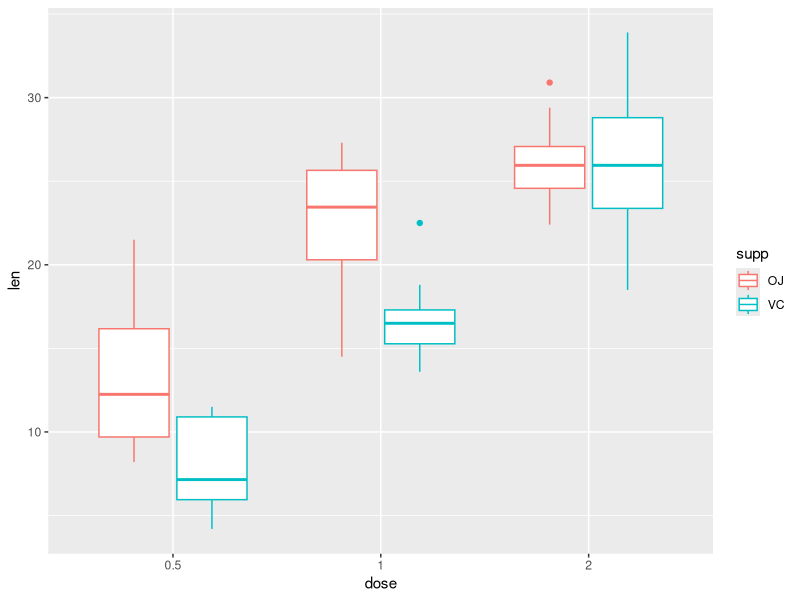

Recreate this plot in R.


#CHAPTER 7: ADVANCED STATISTICAL ANALYSIS 

library(tidyverse)


#Multilevel Analyses 

#Simulating example stroop task data 

set.seed(1000)
stroop_dat <- tibble(
  subject = seq(1:60),
  congruent = rnorm(mean = 400, sd = 30, n = 60),
  incongruent = congruent + rnorm(mean = 60, sd = 10, n = 60),
  neutral = congruent + rnorm(mean = 30, sd = 10, n = 60)
) %>%
  gather(key = cond, value = reaction_time, 2:4) %>% 
  mutate(
    cond = as.factor(cond),
    log_RT = log(reaction_time)
  )

str(stroop_dat)


#simulating data for drug intervention on blood oxygen levels 

# set parameters
set.seed(1000)
means <- rep(c(80, 80, 100), 100)
sds <- rep(c(5, 5, 7), 100)

# simulate data
cond <- rep(c("control", "drug_one", "drug_two"), 100)
subject <- seq(1:300)

smoking_dat <- tibble(
  subject = subject,
  cond = as.factor(cond),
  outcome = rnorm(n = 300, mean = means, sd = sds)
)


#Preparation of Data 

#looking at the factors of a variable 
levels(stroop_dat$cond)
smoking_dat$cond %>% levels()

#If your data is not stored as a factor you can convert it using:
#as.factor() or 
#factor() 
#data <- as.factor(data$factor) 


#Contrast Matrices 

#We can see how we specify our contrasts for our tests by using:
#contrasts() function on any factors 

#make data 2 levels and convert condition to a factor 
stroop_subset <- stroop_dat %>% 
  filter(cond %in% c("congruent", "incongruent")) %>% 
  mutate(cond = factor(cond))

str(stroop_subset)

#see your contrasts 
contrasts(stroop_subset$cond)

#from our contrasts matrix we see that the congruent condition is assigned 1 
#and the incongruent condition is assigned 0. 
#This means our intercept in our linear model is the congruent condition. 
#Remember, in a linear model the intercept is the point on the y-axis where x = 0 


#Fitting a linear model 

lm(log_RT ~ cond, stroop_subset) %>% summary() 

## 
## Call:
## lm(formula = log_RT ~ cond, data = stroop_subset)
## 
## Residuals:
##      Min       1Q   Median       3Q      Max 
## -0.15379 -0.04888  0.00581  0.03781  0.19539 
## 
## Coefficients:
##                 Estimate Std. Error t value Pr(>|t|)    
## (Intercept)     5.978613   0.009196  650.14   <2e-16 ***
## condincongruent 0.145808   0.013005   11.21   <2e-16 ***
## ---
## Signif. codes:  0 '***' 0.001 '**' 0.01 '*' 0.05 '.' 0.1 ' ' 1
## 
## Residual standard error: 0.07123 on 118 degrees of freedom
## Multiple R-squared:  0.5158, Adjusted R-squared:  0.5117 
## F-statistic: 125.7 on 1 and 118 DF,  p-value: < 2.2e-16


#We see that our parameter estimate for the intercept is 5.979 
#being in the congruent condition adds .145 to the intercept value. 
#That sums to 6.124, we can check this against our mean score. 

stroop_subset %>% 
  group_by(cond) %>% 
  summarise(mean = mean(log_RT))


#Changing our contrasts 
contrasts(stroop_subset$cond) <- contr.sum
contrasts(stroop_subset$cond) 

#refitting our model 
lm(log_RT ~ cond, stroop_subset) %>% summary()

#the intercept now equals the mean across conditions 
#checking that
stroop_subset %>% summarize(mean = mean(log_RT))


#Multilevel Regression 

#Contrasts with three levels of data 

contrasts(stroop_dat$cond)
#since congruent sums to 0, this will be our intercept 

lm(log_RT ~ cond, data = stroop_dat) %>% summary()


## Call:
## lm(formula = log_RT ~ cond, data = stroop_dat)
## 
## Residuals:
##       Min        1Q    Median        3Q       Max 
## -0.180561 -0.052211  0.002842  0.042382  0.195386 
## 
## Coefficients:
##                 Estimate Std. Error t value Pr(>|t|)    
## (Intercept)     5.978613   0.009308 642.314  < 2e-16 ***
## condincongruent 0.145808   0.013163  11.077  < 2e-16 ***
## condneutral     0.073206   0.013163   5.561 9.74e-08 ***
## ---
## Signif. codes:  0 '***' 0.001 '**' 0.01 '*' 0.05 '.' 0.1 ' ' 1
## 
## Residual standard error: 0.0721 on 177 degrees of freedom
## Multiple R-squared:  0.4094, Adjusted R-squared:  0.4027 
## F-statistic: 61.35 on 2 and 177 DF,  p-value: < 2.2e-16


#Checking how these parameters correspond to our means for each group 

stroop_dat %>% group_by(cond) %>% 
  summarize(mean = mean(log_RT))

##   cond         mean
##   <fct>       <dbl>
## 1 congruent    5.98
## 2 incongruent  6.12
## 3 neutral      6.05


#Sum coded effects (changing the contrast)
contrasts(stroop_dat$cond) <- contr.sum
contrasts(stroop_dat$cond)


lm(log_RT ~ cond, data = stroop_dat) %>% summary
#Now the intercept has changed and the congruent and incongruet conditions
#are considered against the grand mean across levels. 
stroop_dat %>% summarise(mean = mean(log_RT))
##    mean
##   <dbl>
## 1  6.05


#Regardless of how you edit your contrasts to see what is compared, 
#it does not change the results. It just changes how you see the results. 

#Using a treatment condition coding 
contrasts(stroop_dat$cond) <- contr.treatment
stroop_dat$cond <- factor(stroop_dat$cond, levels = c("neutral", "congruent", "incongruent"))

contrasts(stroop_dat$cond)

lm(log_RT ~ cond, data = stroop_dat) %>% summary

## Call:
## lm(formula = log_RT ~ cond, data = stroop_dat)
## 
## Residuals:
##       Min        1Q    Median        3Q       Max 
## -0.180561 -0.052211  0.002842  0.042382  0.195386 
## 
## Coefficients:
##                  Estimate Std. Error t value Pr(>|t|)    
## (Intercept)      6.051819   0.009308 650.179  < 2e-16 ***
## condcongruent   -0.073206   0.013163  -5.561 9.74e-08 ***
## condincongruent  0.072602   0.013163   5.515 1.22e-07 ***
## ---
## Signif. codes:  0 '***' 0.001 '**' 0.01 '*' 0.05 '.' 0.1 ' ' 1
## 
## Residual standard error: 0.0721 on 177 degrees of freedom
## Multiple R-squared:  0.4094, Adjusted R-squared:  0.4027 
## F-statistic: 61.35 on 2 and 177 DF,  p-value: < 2.2e-16


#This happens to be very similar to the grand mean. 
#But it is really focusing in on the neutral condition, which happens to be
#really close to the grand mean. 


#Multilevel ANOVA 

stroop_aov <- aov(log_RT ~ cond, data = stroop_dat)
summary(stroop_aov)

##              Df Sum Sq Mean Sq F value Pr(>F)    
## cond          2 0.6378  0.3189   61.35 <2e-16 ***
## Residuals   177 0.9201  0.0052                   
## ---
## Signif. codes:  0 '***' 0.001 '**' 0.01 '*' 0.05 '.' 0.1 ' ' 1


#Now our model corresponds to the model output that we got using the lm() 
#the F, df, and p-values are the same! 
#This is because the aov() function is simplya wrapper for our linear model 
#that gives us main effects. 
#Under the hood, aov() is just lm(), only without the additional model 
#coefficients from the lm() 


#If we have already fitted a model using the aov() function, but want the 
#model coefficients, we can use a different type of summary 
summary.lm(stroop_aov)

## Call:
## aov(formula = log_RT ~ cond, data = stroop_dat)
## 
## Residuals:
##       Min        1Q    Median        3Q       Max 
## -0.180561 -0.052211  0.002842  0.042382  0.195386 
## 
## Coefficients:
##                  Estimate Std. Error t value Pr(>|t|)    
## (Intercept)      6.051819   0.009308 650.179  < 2e-16 ***
## condcongruent   -0.073206   0.013163  -5.561 9.74e-08 ***
## condincongruent  0.072602   0.013163   5.515 1.22e-07 ***
## ---
## Signif. codes:  0 '***' 0.001 '**' 0.01 '*' 0.05 '.' 0.1 ' ' 1
## 
## Residual standard error: 0.0721 on 177 degrees of freedom
## Multiple R-squared:  0.4094, Adjusted R-squared:  0.4027 
## F-statistic: 61.35 on 2 and 177 DF,  p-value: < 2.2e-16


#Contrasts coding becomes more important as we fit more factors in our models. 


#Multiple Contrasts 

smoking_lm <- lm(outcome ~ cond, data = smoking_dat)
summary(smoking_lm)

## lm(formula = outcome ~ cond, data = smoking_dat)
## 
## Residuals:
##      Min       1Q   Median       3Q      Max 
## -15.7906  -3.1192   0.0561   3.1747  18.4927 
## 
## Coefficients:
##              Estimate Std. Error t value Pr(>|t|)    
## (Intercept)   79.6866     0.5508 144.670   <2e-16 ***
## conddrug_one   0.7748     0.7790   0.995    0.321    
## conddrug_two  20.5112     0.7790  26.331   <2e-16 ***
## ---
## Signif. codes:  0 '***' 0.001 '**' 0.01 '*' 0.05 '.' 0.1 ' ' 1
## 
## Residual standard error: 5.508 on 297 degrees of freedom
## Multiple R-squared:   0.75,  Adjusted R-squared:  0.7483 
## F-statistic: 445.4 on 2 and 297 DF,  p-value: < 2.2e-16

#Checking means 
smoking_dat %>% group_by(cond) %>% 
  summarize(mean = mean(outcome))


#Here the two drug conditions are compared against the intercept for the 
#placebo condition. 
#What if we want to consider the effectiveness of the two drugs against one-another? 

#Two Options: 
#(1) Relevel your factor so that you can compare drug_ong to drug_two
#i.e set drug_one as the intercept 
#(2) Calculate the differences in the parameter estimates for the two rows in the table 

#The first option is easiest if we only have a few levels in a factor. 
#Second is handy if we have lots of levels, but requires us to specify a complex 
#contrast matrix 


#First Option 
smoking_dat$cond <- factor(smoking_dat$cond, levels = c("drug_one", "drug_two", "control"))
smoking_lm2 <- lm(outcome ~ cond, data = smoking_dat)
summary(smoking_lm2)

## lm(formula = outcome ~ cond, data = smoking_dat)
## 
## Residuals:
##      Min       1Q   Median       3Q      Max 
## -15.7906  -3.1192   0.0561   3.1747  18.4927 
## 
## Coefficients:
##              Estimate Std. Error t value Pr(>|t|)    
## (Intercept)   80.4614     0.5508 146.077   <2e-16 ***
## conddrug_two  19.7364     0.7790  25.337   <2e-16 ***
## condcontrol   -0.7748     0.7790  -0.995    0.321    
## ---
## Signif. codes:  0 '***' 0.001 '**' 0.01 '*' 0.05 '.' 0.1 ' ' 1
## 
## Residual standard error: 5.508 on 297 degrees of freedom
## Multiple R-squared:   0.75,  Adjusted R-squared:  0.7483 
## F-statistic: 445.4 on 2 and 297 DF,  p-value: < 2.2e-16

#Now our intercept is drug_one and the parameter estimate for conddrug_two
#is the difference between drug one and drug two. 


#For more complex cases with several levels there are helper packages 
#such as multcomp which allows you to specify a contrast matrix and conduct
#multiple comparisons on your model (don't get into that here)



#Multifactorial Analyses 

#Data set 
# DV = tooth length 
# supplement type (2 levels)
# dose (3 levels) 

# load the data
data("ToothGrowth")

# convert to tibble and make dose a factor
tooth <- ToothGrowth %>%
  mutate(dose = factor(dose)) %>%
  as.tibble()

# see the output
tooth


#Checking our contrasts 
contrasts(tooth$supp) 
contrasts(tooth$dose)

#Interested in the main effects and interaction of both factors 
tooth_aov <- aov(len ~ supp * dose, data = tooth)
summary(tooth_aov)

##             Df Sum Sq Mean Sq F value   Pr(>F)    
## supp         1  205.4   205.4  15.572 0.000231 ***
## dose         2 2426.4  1213.2  92.000  < 2e-16 ***
## supp:dose    2  108.3    54.2   4.107 0.021860 *  
## Residuals   54  712.1    13.2                     
## ---
## Signif. codes:  0 '***' 0.001 '**' 0.01 '*' 0.05 '.' 0.1 ' ' 1


#Checking with a boxplot 

ggplot(data = tooth, mapping = aes(x = dose, y = len, colour = supp)) +
  geom_boxplot()


#Multiple follow-up comparisons using Tukey Honest Significant Difference 

TukeyHSD(tooth_aov, conf.level = 0.95)

## Fit: aov(formula = len ~ supp * dose, data = tooth)
## 
## $supp
##       diff       lwr       upr     p adj
## VC-OJ -3.7 -5.579828 -1.820172 0.0002312
## 
## $dose
##         diff       lwr       upr   p adj
## 1-0.5  9.130  6.362488 11.897512 0.0e+00
## 2-0.5 15.495 12.727488 18.262512 0.0e+00
## 2-1    6.365  3.597488  9.132512 2.7e-06
## 
## $`supp:dose`
##                diff        lwr        upr     p adj
## VC:0.5-OJ:0.5 -5.25 -10.048124 -0.4518762 0.0242521
## OJ:1-OJ:0.5    9.47   4.671876 14.2681238 0.0000046
## VC:1-OJ:0.5    3.54  -1.258124  8.3381238 0.2640208
## OJ:2-OJ:0.5   12.83   8.031876 17.6281238 0.0000000
## VC:2-OJ:0.5   12.91   8.111876 17.7081238 0.0000000
## OJ:1-VC:0.5   14.72   9.921876 19.5181238 0.0000000
## VC:1-VC:0.5    8.79   3.991876 13.5881238 0.0000210
## OJ:2-VC:0.5   18.08  13.281876 22.8781238 0.0000000
## VC:2-VC:0.5   18.16  13.361876 22.9581238 0.0000000
## VC:1-OJ:1     -5.93 -10.728124 -1.1318762 0.0073930
## OJ:2-OJ:1      3.36  -1.438124  8.1581238 0.3187361
## VC:2-OJ:1      3.44  -1.358124  8.2381238 0.2936430
## OJ:2-VC:1      9.29   4.491876 14.0881238 0.0000069
## VC:2-VC:1      9.37   4.571876 14.1681238 0.0000058
## VC:2-OJ:2      0.08  -4.718124  4.8781238 1.0000000

#We have a lot of output here so we can remedy this by saving the output 
#to an object and selecting only the relevant information. 


tukey_aov <- TukeyHSD(tooth_aov, conf.level = 0.95)
tukey_aov$`supp:dose`



#Multiple Regression 

#Three-Level Factors 
#See whether there's a main effect or interaction for 3 level factors 
#simply run an ANOVA. Comparisons for lm() become more difficult when we 
#have factors with more than 2 levels. 

#It becomes more difficult because we have to construct some numeric variables 
#for these factors, and then perform several different comparisons. 

# code new centered variables
tooth$supp_dev <- (tooth$supp == "VC") - mean(tooth$supp == "VC")
tooth$dose_dev_one <- (tooth$dose == "0.5") - mean(tooth$dose == "0.5")
tooth$dose_dev_two <- (tooth$dose == "1") - mean(tooth$dose == "1")

# inspect changes
head(tooth)

#The above centering is called Deviation Coding 
#similar to sum coding, but the parameter esimate and SE are half as large 


tooth_lm_full <- lm(len ~ supp_dev * (dose_dev_one + dose_dev_two), data = tooth)

#Constructing a reduced model, and use anove() to compare the two models against eachother 

tooth_lm_reduced <- lm(len ~ supp_dev + (dose_dev_one + dose_dev_two), data = tooth)
anova(tooth_lm_full, tooth_lm_reduced)

## 
## Model 1: len ~ supp_dev * (dose_dev_one + dose_dev_two)
## Model 2: len ~ supp_dev + (dose_dev_one + dose_dev_two)
##   Res.Df    RSS Df Sum of Sq     F  Pr(>F)  
## 1     54 712.11                             
## 2     56 820.43 -2   -108.32 4.107 0.02186 *
## ---
## Signif. codes:  0 '***' 0.001 '**' 0.01 '*' 0.05 '.' 0.1 ' ' 1

#This checks for how much variance is explained by each model 
#The interaction term in our model makes a sign contribution to the variance 
#This indicates that there's an interaction in our model and we should explore this. 

#A quick and easy way to do so is to run a number of t-tests or linear models
#on subsets of data. Adjusting for the p-values when necessary. 

#You can achieve this by creating a new column which combines two factors 

# create combined factor column
tooth$interact <- interaction(tooth$supp, tooth$dose)

# check levels of our new factor
levels(tooth$interact)


#Then we simply use the pairwise.t.test() function 

pairwise.t.test(tooth$len, tooth$interact)

##  Pairwise comparisons using t tests with pooled SD 
## 
## data:  tooth$len and tooth$interact 
## 
##        OJ.0.5  VC.0.5  OJ.1   VC.1    OJ.2  
## VC.0.5 0.0105  -       -      -       -     
## OJ.1   3.2e-06 2.6e-11 -      -       -     
## VC.1   0.1346  1.0e-05 0.0035 -       -     
## OJ.2   1.6e-09 1.9e-14 0.1346 3.8e-06 -     
## VC.2   1.4e-09 1.7e-14 0.1346 3.6e-06 0.9609
## 
## P value adjustment method: holm


#Two-Level Factors 

#Subsetting our data to only 2 levels for dose 
tooth_sub <- tooth %>% 
  dplyr::select(1 : 3) %>%
  filter(dose %in% c(0.5, 1)) %>%
  mutate(dose = factor(dose))

#Checking contrasts
contrasts(tooth_sub$supp)
contrasts(tooth_sub$dose)

#Making them sum coded contrasts (so we can get main effects)
contrasts(tooth_sub$supp) <- contr.sum
contrasts(tooth_sub$dose) <- contr.sum

#Fitting our model 
tooth_sub_lm <- lm(len ~ supp * dose, data = tooth_sub)
summary(tooth_sub_lm)


## Call:
## lm(formula = len ~ supp * dose, data = tooth_sub)
## 
## Residuals:
##    Min     1Q Median     3Q    Max 
##  -8.20  -2.72  -0.27   2.65   8.27 
## 
## Coefficients:
##             Estimate Std. Error t value Pr(>|t|)    
## (Intercept)  15.1700     0.5537  27.397  < 2e-16 ***
## supp1         2.7950     0.5537   5.048 1.30e-05 ***
## dose1        -4.5650     0.5537  -8.244 8.25e-10 ***
## supp1:dose1  -0.1700     0.5537  -0.307    0.761    
## ---
## Signif. codes:  0 '***' 0.001 '**' 0.01 '*' 0.05 '.' 0.1 ' ' 1
## 
## Residual standard error: 3.502 on 36 degrees of freedom
## Multiple R-squared:  0.7221, Adjusted R-squared:  0.6989 
## F-statistic: 31.18 on 3 and 36 DF,  p-value: 4.098e-10


#If your factors are not sum/deviation coded, then you won't observe main effects
#So we can test for the effect of dose at the first level of supplement like this: 

contrasts(tooth_sub$supp) <- contr.treatment
contrasts(tooth_sub$supp)

tooth_sub_lm2 <- lm(len ~ supp * dose, data = tooth_sub)
summary(tooth_sub_lm2)

## Call:
## lm(formula = len ~ supp * dose, data = tooth_sub)
## 
## Residuals:
##    Min     1Q Median     3Q    Max 
##  -8.20  -2.72  -0.27   2.65   8.27 
## 
## Coefficients:
##             Estimate Std. Error t value Pr(>|t|)    
## (Intercept)  17.9650     0.7831  22.942  < 2e-16 ***
## supp2        -5.5900     1.1074  -5.048 1.30e-05 ***
## dose1        -4.7350     0.7831  -6.047 6.02e-07 ***
## supp2:dose1   0.3400     1.1074   0.307    0.761    
## ---
## Signif. codes:  0 '***' 0.001 '**' 0.01 '*' 0.05 '.' 0.1 ' ' 1
## 
## Residual standard error: 3.502 on 36 degrees of freedom
## Multiple R-squared:  0.7221, Adjusted R-squared:  0.6989 
## F-statistic: 31.18 on 3 and 36 DF,  p-value: 4.098e-10




### MIXED ANALYSES 

